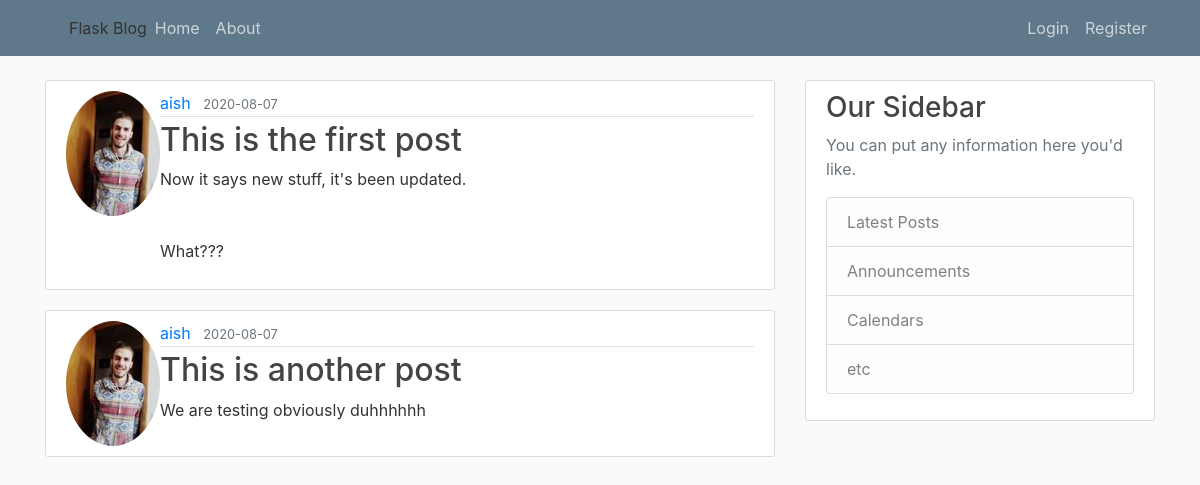
The page /home on the database its author committed.
### flaskblog/models.py (models this page shows, shortened)
class Post(db.Model):
    id = db.Column(db.Integer, primary_key=True)
    title = db.Column(db.String(100), nullable=False)
    date_posted = db.Column(db.DateTime,
                            nullable=False,
                            default=datetime.utcnow)
    content = db.Column(db.Text, nullable=False)
    user_id = db.Column(db.Integer, db.ForeignKey('user.id'), nullable=False)

class User(db.Model, UserMixin):
    id = db.Column(db.Integer, primary_key=True)
    username = db.Column(db.String(20), unique=True, nullable=False)
    email = db.Column(db.String(120), unique=True, nullable=False)
    image_file = db.Column(db.String(20),
                           nullable=False,
                           default='default.jpg')
    password = db.Column(db.String(60), nullable=False)
    posts = db.relationship('Post', backref='author', lazy=True)

### flaskblog/routes.py (the view)
@app.route("/")
@app.route("/home")
def home():
    posts = Post.query.all()
    return render_template("home.html", posts=posts)

### flaskblog/templates/home.html
{% extends "layout.html" %}
{% block content %}
    {% for post in posts %}
        <article class="media content-section">
            <img class="rounded-circle articl-img" src="{{ url_for('static', filename='profile_pics/' + post.author.image_file) }}">
            <div class="media-body">
                <div class="article-metadata">
                    <a class="mr-2" href="#">{{ post.author.username }}</a>
                    <small class="text-muted">{{ post.date_posted.strftime('%Y-%m-%d') }}</small>
                </div>
                <h2><a class="article-title" href="{{ url_for('post', post_id=post.id) }}">{{ post.title }}</a></h2>
                <p class="article-content">{{ post.content }}</p>
            </div>
        </article>
    {% endfor %}
{% endblock content %}

### flaskblog/templates/layout.html (shortened to what this page needs)
<!DOCTYPE html>
<html>
<head>
    <link rel="stylesheet" href="https://stackpath.bootstrapcdn.com/bootstrap/4.3.1/css/bootstrap.min.css">
    <link rel="stylesheet" type="text/css" href="{{ url_for('static', filename='main.css') }}">
</head>
<body>
    <header class="site-header">
        <nav class="navbar navbar-expand-md navbar-dark bg-steel fixed-top">
            <div class="container">
                <a class="navbar-brand mr-4" href="{{ url_for('home') }}"></a>Flask Blog</a>
                <div class="collapse navbar-collapse" id="navbarToggle">
                    <div class="navbar-nav mr-auto">
                        <a class="nav-item nav-link" href="{{ url_for('home') }}">Home</a>
                        <a class="nav-item nav-link" href="{{ url_for('about') }}">About</a>
                    </div>
                    <div class="navbar-nav">
                        {% if current_user.is_authenticated %}
                            <a class="nav-item nav-link" href="{{ url_for('new_post') }}">New Post</a>
                            <a class="nav-item nav-link" href="{{ url_for('account') }}">Account</a>
                            <a class="nav-item nav-link" href="{{ url_for('logout') }}">Logout</a>
                        {% else %}
                            <a class="nav-item nav-link" href="{{ url_for('login') }}">Login</a>
                            <a class="nav-item nav-link" href="{{ url_for('register') }}">Register</a>
                        {% endif %}
                    </div>
                </div>
            </div>
        </nav>
    </header>
    <main role="main" class="container">
        <div class="row">
            <div class="col-md-8">
                {% block content %}{% endblock %}
            </div>
            <div class="col-md-4">
                <div class="content-section">
                    <h3>Our Sidebar</h3>
                    <p class='text-muted'>You can put any information here you'd like.
                        <ul class="list-group">
                            <li class="list-group-item list-group-item-light">Latest Posts</li>
                            <li class="list-group-item list-group-item-light">Announcements</li>
                            <li class="list-group-item list-group-item-light">Calendars</li>
                            <li class="list-group-item list-group-item-light">etc</li>
                        </ul>
                    </p>
                </div>
            </div>
        </div>
    </main>
</body>
</html>

### flaskblog/static/main.css (style rules this page uses)
body { background: #fafafa; color: #333333; margin-top: 5rem; }
h1, h2, h3, h4, h5, h6 { color: #444444; }
.bg-steel { background-color: #5f788a; }
.site-header .navbar-nav .nav-link { color: #cbd5db; }
.content-section { background: #ffffff; padding: 10px 20px; border: 1px solid #dddddd; border-radius: 3px; margin-bottom: 20px; }
.article-title { color: #444444; }
.article-content { white-space: pre-line; }
.article-metadata { padding-bottom: 1px; margin-bottom: 4px; border-bottom: 1px solid #e3e3e3 }

### rows shown on the page
Post: image_file (picture), author.username "aish", date_posted "2020-08-07", title "This is the first post", content "Now it says new stuff, it's been updated. What???"
Post: image_file (picture), author.username "aish", date_posted "2020-08-07", title "This is another post", content "We are testing obviously duhhhhhh"
